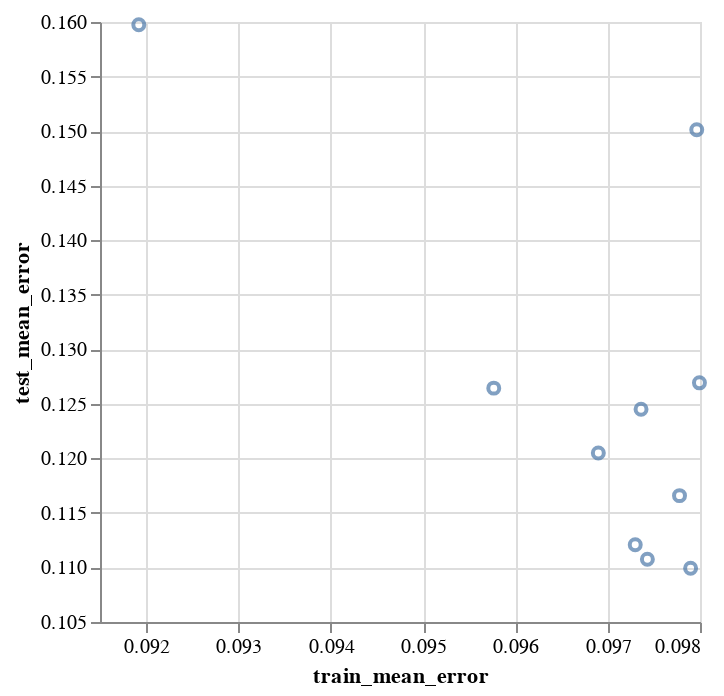

This figure's notebook cell:
### Code cell
def plot_cv_scores(df):
    """Plots cv scores using Altair.

    df: dataframe with columns ['train_mean_error', 'train_test_error']

    Returns: alt.Chart
    """

    return (
        alt.Chart(df)
        .mark_point()
        .transform_calculate(
            train_mean_error="sqrt(-datum.train_neg_mean_squared_error)",
            test_mean_error="sqrt(-datum.test_neg_mean_squared_error)",
        )
        .encode(
            x=alt.X("train_mean_error:Q").scale(zero=False),
            y=alt.Y("test_mean_error:Q").scale(zero=False),
            tooltip=[
                alt.Tooltip("train_mean_error:Q", format=".3"),
                alt.Tooltip("test_mean_error:Q", format=".3"),
            ],
        )
    )


plot_cv_scores(pd.DataFrame(ols_scores).drop(columns="estimator"))

### Figure 1 — Vega specification as saved in the notebook (floating-point values rounded to 4 significant figures)
{"$schema": "https://vega.github.io/schema/vega/v5.json", "data": [{"name": "source_0", "values": [{"test_mean_error": 0.1121, "train_mean_error": 0.0973}, {"test_mean_error": 0.1245, "train_mean_error": 0.09736}, {"test_mean_error": 0.1099, "train_mean_error": 0.0979}, {"test_mean_error": 0.1501, "train_mean_error": 0.09796}, {"test_mean_error": 0.1108, "train_mean_error": 0.09743}, {"test_mean_error": 0.1597, "train_mean_error": 0.09192}, {"test_mean_error": 0.1264, "train_mean_error": 0.09577}, {"test_mean_error": 0.1166, "train_mean_error": 0.09778}, {"test_mean_error": 0.1205, "train_mean_error": 0.0969}, {"test_mean_error": 0.1269, "train_mean_error": 0.09799}]}, {"name": "source_0_x_domain_train_mean_error", "values": [{"min": 0.09192, "max": 0.09799}]}, {"name": "source_0_y_domain_test_mean_error", "values": [{"min": 0.1099, "max": 0.1597}]}], "marks": [{"type": "symbol", "name": "marks", "from": {"data": "source_0"}, "encode": {"update": {"fill": {"value": "transparent"}, "stroke": {"value": "#4c78a8"}, "y": {"field": "test_mean_error", "scale": "y"}, "tooltip": {"signal": "{\"train_mean_error\": format(datum[\"train_mean_error\"], \".3\"), \"test_mean_error\": format(datum[\"test_mean_error\"], \".3\")}"}, "x": {"field": "train_mean_error", "scale": "x"}, "ariaRoleDescription": {"value": "point"}, "opacity": {"value": 0.7}, "description": {"signal": "\"train_mean_error: \" + (format(datum[\"train_mean_error\"], \"\")) + \"; test_mean_error: \" + (format(datum[\"test_mean_error\"], \"\"))"}}}, "style": ["point"]}], "scales": [{"name": "x", "type": "linear", "domain": [{"signal": "(data(\"source_0_x_domain_train_mean_error\")[0] || {}).min"}, {"signal": "(data(\"source_0_x_domain_train_mean_error\")[0] || {}).max"}], "range": [0, {"signal": "width"}], "zero": false, "nice": true}, {"name": "y", "type": "linear", "domain": [{"signal": "(data(\"source_0_y_domain_test_mean_error\")[0] || {}).min"}, {"signal": "(data(\"source_0_y_domain_test_mean_error\")[0] || {}).max"}], "range": [{"signal": "height"}, 0], "zero": false, "nice": true}], "axes": [{"scale": "x", "maxExtent": 0, "grid": true, "gridScale": "y", "minExtent": 0, "labels": false, "domain": false, "ticks": false, "orient": "bottom", "zindex": 0, "aria": false, "tickCount": {"signal": "ceil(width/40)"}}, {"scale": "y", "orient": "left", "aria": false, "minExtent": 0, "domain": false, "tickCount": {"signal": "ceil(height/40)"}, "grid": true, "labels": false, "ticks": false, "gridScale": "x", "maxExtent": 0, "zindex": 0}, {"scale": "x", "labelOverlap": true, "labelFlush": true, "grid": false, "tickCount": {"signal": "ceil(width/40)"}, "zindex": 0, "title": "train_mean_error", "orient": "bottom"}, {"scale": "y", "title": "test_mean_error", "tickCount": {"signal": "ceil(height/40)"}, "zindex": 0, "grid": false, "orient": "left", "labelOverlap": true}], "style": "cell", "background": "white", "padding": 5, "width": 300, "height": 300}
